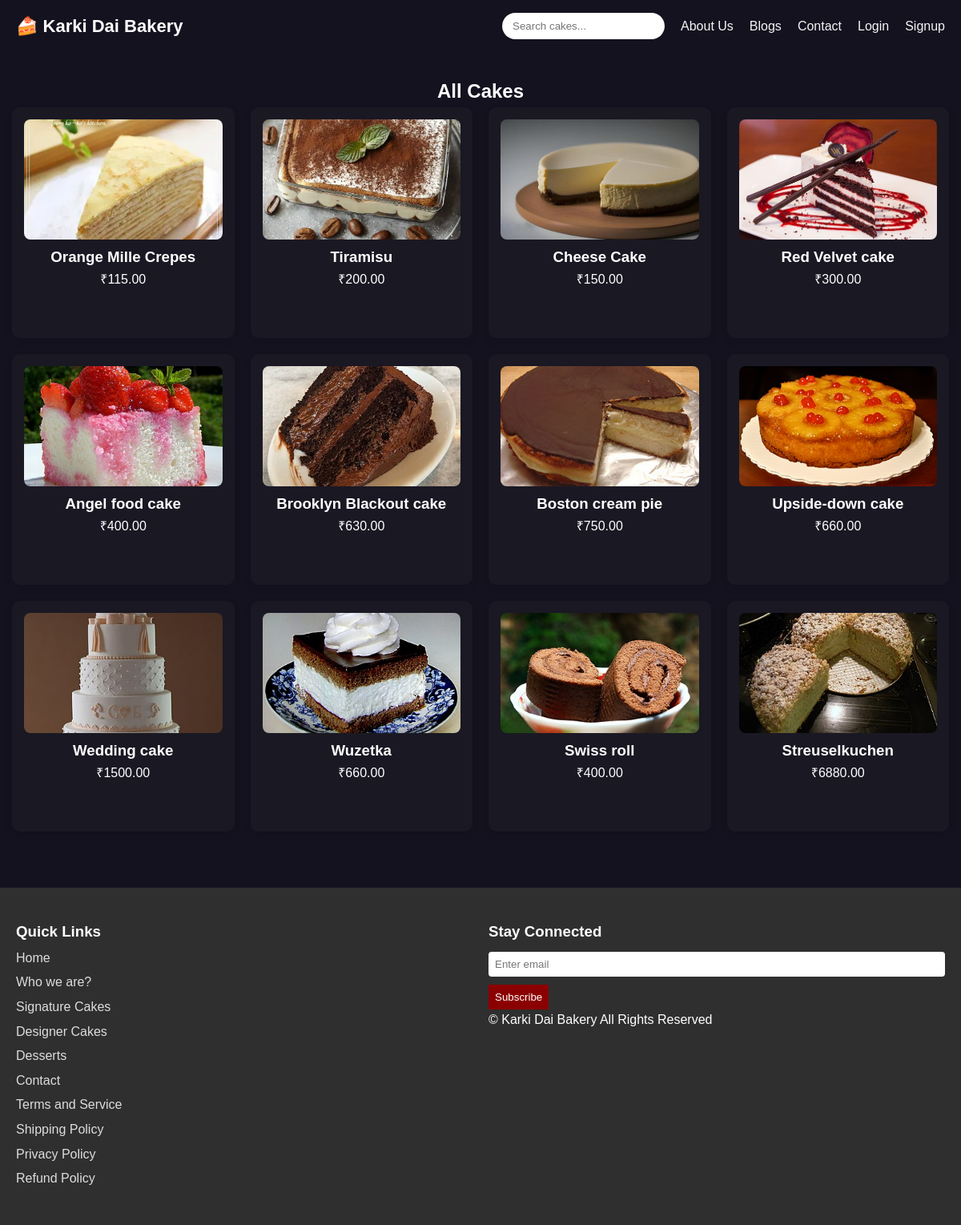
The app's page /search/ with its own data.
### bakery/models.py (models this page shows, shortened)
class Cake(models.Model):
    name = models.CharField(max_length=100)
    price = models.DecimalField(max_digits=8, decimal_places=2)
    image = models.ImageField(upload_to='cakes/')

### bakery/views.py (the view)
# urls.py: path('search/', search_cakes, name='search'),
def search_cakes(request):
    query = request.GET.get("q", "")
    if query:
        cakes = Cake.objects.filter(name__icontains=query)
    else:
        cakes = Cake.objects.all()
    return render(request, "search.html", {
        "cakes": cakes,
        "query": query
    })

### bakery/templates/search.html (shortened to what this page needs)
{% extends "base.html" %}
{% block content %}
<section class="cakes">
  <h2>
    {% if query %}
      Search Results for: "{{ query }}"
    {% else %}
      All Cakes
    {% endif %}
  </h2>
  <div class="cake-grid" id="cakeGrid">
    {% if cakes %}
      {% for cake in cakes %}
      <div class="cake-card">
        <img src="{{ cake.image.url }}" alt="{{ cake.name }}">
        <h3>{{ cake.name }}</h3>
        <p>₹{{ cake.price }}</p>
      </div>
      {% endfor %}
    {% else %}
      <p style="color:red; text-align:center; grid-column: 1 / -1;">No cakes found 😢</p>
    {% endif %}
  </div>
</section>
{% endblock %}

### bakery/static/style.css (style rules this page uses)
* { margin: 0; padding: 0; box-sizing: border-box; font-family: Arial, sans-serif; }
body { background: #14121f; color: #ffffff; line-height: 1.6; }
.cakes { text-align: center; margin-bottom: 40px; }
.cake-grid { display: grid; grid-template-columns: repeat(auto-fit, minmax(220px, 1fr)); gap: 20px; }
.cake-card { background: rgba(52, 51, 51, 0.204); padding: 15px; border-radius: 10px; text-align: center; box-shadow: 0 4px 10px rgba(0,0,0,0.1); transition: all 0.3s ease; }
.cake-card img { width: 100%; height: 150px; object-fit: cover; border-radius: 8px; transition: transform 0.3s; }
.cake-card { position: relative; padding-bottom: 60px; }

### records on screen
Cake: image (picture), name "Orange Mille Crepes", price "115.00"
Cake: image (picture), name "Tiramisu", price "200.00"
Cake: image (picture), name "Cheese Cake", price "150.00"
Cake: image (picture), name "Red Velvet cake", price "300.00"
Cake: image (picture), name "Angel food cake", price "400.00"
Cake: image (picture), name "Brooklyn Blackout cake", price "630.00"
Cake: image (picture), name "Boston cream pie", price "750.00"
Cake: image (picture), name "Upside-down cake", price "660.00"
Cake: image (picture), name "Wedding cake", price "1500.00"
Cake: image (picture), name "Wuzetka", price "660.00"
Cake: image (picture), name "Swiss roll", price "400.00"
Cake: image (picture), name "Streuselkuchen", price "6880.00"
